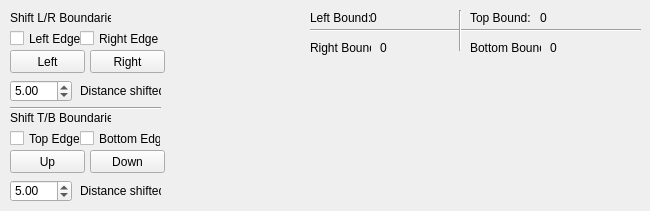
    <widget class="QWidget" name="tab_2">
     <attribute name="title">
      <string>Rectangles</string>
     </attribute>
     <widget class="QLabel" name="label_17">
      <property name="geometry">
       <rect>
        <x>10</x>
        <y>10</y>
        <width>101</width>
        <height>16</height>
       </rect>
      </property>
      <property name="text">
       <string>Shift L/R Boundaries</string>
      </property>
     </widget>
     <widget class="QCheckBox" name="checkBox_8">
      <property name="geometry">
       <rect>
        <x>10</x>
        <y>30</y>
        <width>71</width>
        <height>17</height>
       </rect>
      </property>
      <property name="text">
       <string>Left Edge</string>
      </property>
     </widget>
     <widget class="QCheckBox" name="checkBox_9">
      <property name="geometry">
       <rect>
        <x>80</x>
        <y>30</y>
        <width>81</width>
        <height>17</height>
       </rect>
      </property>
      <property name="text">
       <string>Right Edge</string>
      </property>
     </widget>
     <widget class="QPushButton" name="pushButton_8">
      <property name="geometry">
       <rect>
        <x>10</x>
        <y>50</y>
        <width>75</width>
        <height>23</height>
       </rect>
      </property>
      <property name="text">
       <string>Left</string>
      </property>
     </widget>
     <widget class="QPushButton" name="pushButton_9">
      <property name="geometry">
       <rect>
        <x>90</x>
        <y>50</y>
        <width>75</width>
        <height>23</height>
       </rect>
      </property>
      <property name="text">
       <string>Right</string>
      </property>
     </widget>
     <widget class="QDoubleSpinBox" name="doubleSpinBox_2">
      <property name="geometry">
       <rect>
        <x>10</x>
        <y>80</y>
        <width>62</width>
        <height>22</height>
       </rect>
      </property>
      <property name="value">
       <double>5.000000000000000</double>
      </property>
     </widget>
     <widget class="QLabel" name="label_18">
      <property name="geometry">
       <rect>
        <x>80</x>
        <y>80</y>
        <width>81</width>
        <height>21</height>
       </rect>
      </property>
      <property name="text">
       <string>Distance shifted</string>
      </property>
     </widget>
     <widget class="Line" name="line_4">
      <property name="geometry">
       <rect>
        <x>10</x>
        <y>100</y>
        <width>151</width>
        <height>16</height>
       </rect>
      </property>
      <property name="orientation">
       <enum>Qt::Horizontal</enum>
      </property>
     </widget>
     <widget class="QLabel" name="label_19">
      <property name="geometry">
       <rect>
        <x>10</x>
        <y>110</y>
        <width>101</width>
        <height>16</height>
       </rect>
      </property>
      <property name="text">
       <string>Shift T/B Boundaries</string>
      </property>
     </widget>
     <widget class="QCheckBox" name="checkBox_10">
      <property name="geometry">
       <rect>
        <x>10</x>
        <y>130</y>
        <width>71</width>
        <height>17</height>
       </rect>
      </property>
      <property name="text">
       <string>Top Edge</string>
      </property>
     </widget>
     <widget class="QCheckBox" name="checkBox_11">
      <property name="geometry">
       <rect>
        <x>80</x>
        <y>130</y>
        <width>81</width>
        <height>17</height>
       </rect>
      </property>
      <property name="text">
       <string>Bottom Edge</string>
      </property>
     </widget>
     <widget class="QPushButton" name="pushButton_10">
      <property name="geometry">
       <rect>
        <x>10</x>
        <y>150</y>
        <width>75</width>
        <height>23</height>
       </rect>
      </property>
      <property name="text">
       <string>Up</string>
      </property>
     </widget>
     <widget class="QPushButton" name="pushButton_11">
      <property name="geometry">
       <rect>
        <x>90</x>
        <y>150</y>
        <width>75</width>
        <height>23</height>
       </rect>
      </property>
      <property name="text">
       <string>Down</string>
      </property>
     </widget>
     <widget class="QDoubleSpinBox" name="doubleSpinBox_3">
      <property name="geometry">
       <rect>
        <x>10</x>
        <y>180</y>
        <width>62</width>
        <height>22</height>
       </rect>
      </property>
      <property name="value">
       <double>5.000000000000000</double>
      </property>
     </widget>
     <widget class="QLabel" name="label_20">
      <property name="geometry">
       <rect>
        <x>80</x>
        <y>180</y>
        <width>81</width>
        <height>21</height>
       </rect>
      </property>
      <property name="text">
       <string>Distance shifted</string>
      </property>
     </widget>
     <widget class="QLabel" name="label_21">
      <property name="geometry">
       <rect>
        <x>550</x>
        <y>40</y>
        <width>46</width>
        <height>16</height>
       </rect>
      </property>
      <property name="text">
       <string>0</string>
      </property>
     </widget>
     <widget class="Line" name="line_5">
      <property name="geometry">
       <rect>
        <x>310</x>
        <y>20</y>
        <width>331</width>
        <height>21</height>
       </rect>
      </property>
      <property name="orientation">
       <enum>Qt::Horizontal</enum>
      </property>
     </widget>
     <widget class="QLabel" name="label_25">
      <property name="geometry">
       <rect>
        <x>310</x>
        <y>40</y>
        <width>61</width>
        <height>16</height>
       </rect>
      </property>
      <property name="text">
       <string>Right Bound:</string>
      </property>
     </widget>
     <widget class="Line" name="line_6">
      <property name="geometry">
       <rect>
        <x>450</x>
        <y>10</y>
        <width>20</width>
        <height>41</height>
       </rect>
      </property>
      <property name="orientation">
       <enum>Qt::Vertical</enum>
      </property>
     </widget>
     <widget class="QLabel" name="label_24">
      <property name="geometry">
       <rect>
        <x>470</x>
        <y>40</y>
        <width>71</width>
        <height>16</height>
       </rect>
      </property>
      <property name="text">
       <string>Bottom Bound:</string>
      </property>
     </widget>
     <widget class="QLabel" name="label_23">
      <property name="geometry">
       <rect>
        <x>540</x>
        <y>10</y>
        <width>46</width>
        <height>16</height>
       </rect>
      </property>
      <property name="text">
       <string>0</string>
      </property>
     </widget>
     <widget class="QLabel" name="label_28">
      <property name="geometry">
       <rect>
        <x>470</x>
        <y>10</y>
        <width>61</width>
        <height>16</height>
       </rect>
      </property>
      <property name="text">
       <string>Top Bound:</string>
      </property>
     </widget>
     <widget class="QLabel" name="label_22">
      <property name="geometry">
       <rect>
        <x>310</x>
        <y>10</y>
        <width>61</width>
        <height>16</height>
       </rect>
      </property>
      <property name="text">
       <string>Left Bound:</string>
      </property>
     </widget>
     <widget class="QLabel" name="label_27">
      <property name="geometry">
       <rect>
        <x>380</x>
        <y>40</y>
        <width>46</width>
        <height>16</height>
       </rect>
      </property>
      <property name="text">
       <string>0</string>
      </property>
     </widget>
     <widget class="QLabel" name="label_26">
      <property name="geometry">
       <rect>
        <x>370</x>
        <y>10</y>
        <width>46</width>
        <height>16</height>
       </rect>
      </property>
      <property name="text">
       <string>0</string>
      </property>
     </widget>
    </widget>
